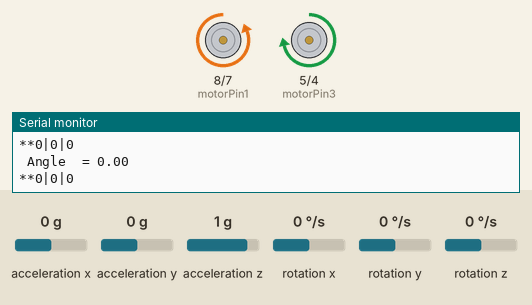
Simulated run of this sketch. Board: Arduino Uno, built with avr-gcc and run on an emulated ATmega328P. Parts: motor-driver pin pairs drawn as motors (green arrow = first pin HIGH = forward, orange = second pin HIGH = backward, longer = more drive, scaled by the enable pin), the last lines printed to the serial monitor. Wiring (inferred from the names in the program): MPU-6050 motion sensor at I2C address 0x68. The test bench sets the inputs (shaded band); at power-on: acceleration y 0 g, rotation x 0 °/s, acceleration x 0 g, acceleration z 1 g, rotation y 0 °/s, rotation z 0 °/s.

Above: at 4.2 s.
4.3 s: acceleration y set to -1.1 g
7.3 s: acceleration y set to -1.4 g
At 7.8 s:
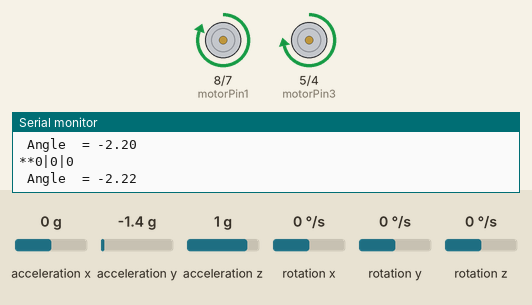
8.9 s: rotation x set to 7 °/s
11.9 s: rotation x set to 10 °/s
At 13.3 s:
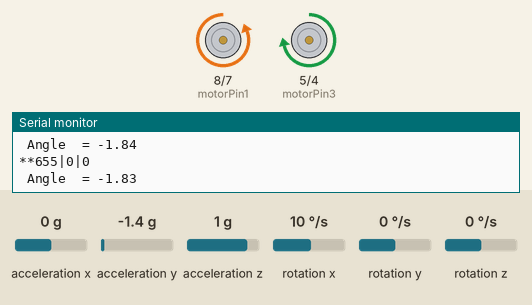
14.9 s: acceleration y set to -0.8 g
17.9 s: acceleration y set to -0.5 g
At 18.9 s:
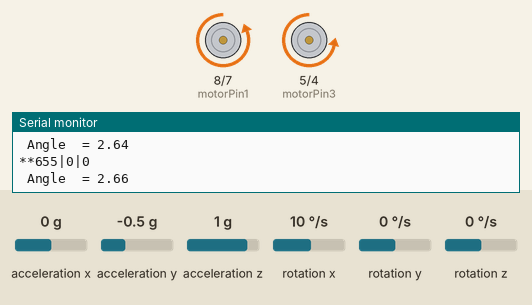
Timing chart, 0 to 20.6 s (numbered marks = the images above; inputs shaded):
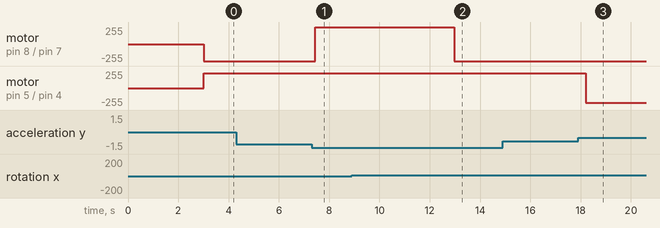

Measured:
- the behaviour switches between -1.2 and -1.3 g on acceleration y (found by bisection; images 0 and 1)
- the behaviour switches between 8 and 9 °/s on rotation x (found by bisection; images 1 and 2)
- the behaviour switches between -0.7 and -0.6 g on acceleration y (found by bisection; images 2 and 3)
- after the input at 11.9 s, motor on pin 8 (motorPin1) / pin 7 (motorPin2): forward 255/255 → backward 255/255 after 1.1 s instead of 2.5 s

The sketch:

MPU6050_orienation.ino
```cpp
#include <Wire.h>
//Motor A
const int motorPin1  = 8;
const int motorPin2  = 7;
//Motor B
const int motorPin3  = 5;
const int motorPin4  = 4;
//Declaring some global variables
int gyro_x, gyro_y, gyro_z;
long gyro_x_cal, gyro_y_cal, gyro_z_cal;
boolean set_gyro_angles;

long acc_x, acc_y, acc_z, acc_total_vector;
float angle_roll_acc, angle_pitch_acc;

float angle_pitch, angle_roll;
int angle_pitch_buffer, angle_roll_buffer;
float angle_pitch_output, angle_roll_output;

//long loop_timer;
int temp;

const int enA = 12; //Right motor
const int enB = 3; //Left motor (looking from the back, the projected thingy)

void setup()
{
  Serial.begin(9600);

  pinMode(motorPin1, OUTPUT);
  pinMode(motorPin2, OUTPUT);
  pinMode(motorPin3, OUTPUT);
  pinMode(motorPin4, OUTPUT);
  pinMode(enA, OUTPUT);
  pinMode(enB, OUTPUT);

  Wire.begin();

  setup_mpu_6050_registers();
  read_mpu_6050_data();
//  gyro_x_cal = (gyro_x+270)/131.07;
//  gyro_y_cal= (gyro_y -351)/131.07;
//  gyro_z_cal = (gyro_z+136)/131.07;


  for (int cal_int = 0; cal_int < 1000 ; cal_int ++)
  {

    gyro_x_cal += gyro_x;
    gyro_y_cal += gyro_y;
    gyro_z_cal += gyro_z;
    delay(3);
  }
  // divide by 1000 to get avarage offset
  gyro_x_cal /= 1000;        //1000
  gyro_y_cal /= 1000;
  gyro_z_cal /= 1000;

  Serial.print("cal**");Serial.print(gyro_x_cal);Serial.print("|");Serial.print(gyro_y_cal);Serial.print("|");Serial.println(gyro_z_cal);
////  loop_timer = micros();
}

void loop()
{
  //Speed Control
  analogWrite(enA, 243);//Right motor
  analogWrite(enB, 220);//Left motor

  read_mpu_6050_data();
 //Subtract the offset values from the raw gyro values
  gyro_x -= gyro_x_cal;  //-
  gyro_y -= gyro_y_cal;
  gyro_z -= gyro_z_cal;

  //Gyro angle calculations . Note 0.0000611 = 1 / (250Hz x 65.5)
  angle_pitch += gyro_x * 0.0000611;
  angle_roll += gyro_y * 0.0000611;
  angle_pitch += angle_roll * sin(gyro_z * 0.000001066);
  angle_roll -= angle_pitch * sin(gyro_z * 0.000001066);

  //Accelerometer angle calculations
  acc_total_vector = sqrt((acc_x*acc_x)+(acc_y*acc_y)+(acc_z*acc_z));
  //57.296 = 1 / (3.142 / 180) The Arduino sin function is in radians
  angle_pitch_acc = asin((float)acc_y/acc_total_vector)* 57.296;
  angle_roll_acc = asin((float)acc_x/acc_total_vector)* -57.296;

//  angle_pitch_acc -= 0.0;
//  angle_roll_acc -= 0.0;

  if(set_gyro_angles){
    angle_pitch = angle_pitch * 0.9996 + angle_pitch_acc * 0.0004;
    angle_roll = angle_roll * 0.9996 + angle_roll_acc * 0.0004;
  }
  else{
    angle_pitch = angle_pitch_acc;
    angle_roll = angle_roll_acc;
    set_gyro_angles = true;
  }

  //To dampen the pitch and roll angles a complementary filter is used
  angle_pitch_output = angle_pitch_output * 0.9 + angle_pitch * 0.1;
  angle_roll_output = angle_roll_output * 0.9 + angle_roll * 0.1;
  Serial.print(" Angle  = "); Serial.println(angle_pitch_output);

//while((micros() - loop_timer) < 4000){
// loop_timer = micros();//Reset the loop timer
//}

if(angle_pitch_output<=2 && angle_pitch_output>=-2)
  {
    digitalWrite(motorPin1, LOW);
    digitalWrite(motorPin2, HIGH);//FWD
    digitalWrite(motorPin3, HIGH);
    digitalWrite(motorPin4, LOW);
  }
  else if(angle_pitch_output>2)
  {
    digitalWrite(motorPin1, LOW);
    digitalWrite(motorPin2, HIGH);//LFT
    digitalWrite(motorPin3, LOW);
    digitalWrite(motorPin4, HIGH);
  }
   else if(angle_pitch_output<-2)
  {
   digitalWrite(motorPin1, HIGH);
    digitalWrite(motorPin2, LOW);//RT
    digitalWrite(motorPin3, HIGH);
    digitalWrite(motorPin4, LOW);
  }
  else
  {
    digitalWrite(motorPin1, LOW);
    digitalWrite(motorPin2, LOW);//STOP
    digitalWrite(motorPin3, LOW);
    digitalWrite(motorPin4, LOW);
  }
}

void setup_mpu_6050_registers()
{
  //Activate the MPU-6050
  Wire.beginTransmission(0x68);
  Wire.write(0x6B);
  Wire.write(0x00);
  Wire.endTransmission();
  //Configure the accelerometer (+/-8g)
  Wire.beginTransmission(0x68);
  Wire.write(0x1C);
  Wire.write(0x10);
  Wire.endTransmission();
  //Configure the gyro (500dps full scale)
  Wire.beginTransmission(0x68);
  Wire.write(0x1B);
  Wire.write(0x08);
  Wire.endTransmission();
}
void read_mpu_6050_data()
{

  Wire.beginTransmission(0x68);
  Wire.write(0x3B);
  Wire.endTransmission();
  Wire.requestFrom(0x68,14);
//  while(Wire.available() < 14){
    acc_x = Wire.read()<<8|Wire.read();
    acc_y = Wire.read()<<8|Wire.read();
    acc_z = Wire.read()<<8|Wire.read();
    temp = Wire.read()<<8|Wire.read();
    gyro_x = Wire.read()<<8|Wire.read();
    gyro_y = Wire.read()<<8|Wire.read();
    gyro_z = Wire.read()<<8|Wire.read();
    Serial.print("**");
    Serial.print(gyro_x);Serial.print("|");Serial.print(gyro_y);Serial.print("|");Serial.println(gyro_z);
//  }
}
```
